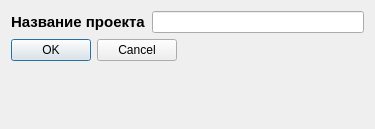
<?xml version="1.0" encoding="UTF-8"?>
<ui version="4.0">
 <class>CreateProject</class>
 <widget class="QDialog" name="CreateProject">
  <property name="geometry">
   <rect>
    <x>0</x>
    <y>0</y>
    <width>375</width>
    <height>129</height>
   </rect>
  </property>
  <property name="sizePolicy">
   <sizepolicy hsizetype="Preferred" vsizetype="Fixed">
    <horstretch>0</horstretch>
    <verstretch>0</verstretch>
   </sizepolicy>
  </property>
  <property name="windowTitle">
   <string>Dialog</string>
  </property>
  <layout class="QGridLayout" name="gridLayout">
   <item row="0" column="0">
    <layout class="QVBoxLayout" name="verticalLayout">
     <item>
      <layout class="QHBoxLayout" name="horizontalLayout">
       <item alignment="Qt::AlignHCenter|Qt::AlignVCenter">
        <widget class="QLabel" name="nameProjectLabel">
         <property name="text">
          <string>&lt;html&gt;&lt;head/&gt;&lt;body&gt;&lt;p&gt;&lt;span style=&quot; font-size:11pt; font-weight:600;&quot;&gt;Название проекта&lt;/span&gt;&lt;/p&gt;&lt;/body&gt;&lt;/html&gt;</string>
         </property>
        </widget>
       </item>
       <item>
        <widget class="QLineEdit" name="nameProject"/>
       </item>
      </layout>
     </item>
     <item>
      <layout class="QHBoxLayout" name="horizontalLayout_2">
       <item alignment="Qt::AlignLeft|Qt::AlignTop">
        <widget class="QDialogButtonBox" name="buttonBox">
         <property name="standardButtons">
          <set>QDialogButtonBox::Cancel|QDialogButtonBox::Ok</set>
         </property>
        </widget>
       </item>
       <item>
        <spacer name="horizontalSpacer">
         <property name="orientation">
          <enum>Qt::Horizontal</enum>
         </property>
         <property name="sizeHint" stdset="0">
          <size>
           <width>68</width>
           <height>20</height>
          </size>
         </property>
        </spacer>
       </item>
      </layout>
     </item>
    </layout>
   </item>
  </layout>
 </widget>
 <resources/>
 <connections/>
</ui>
